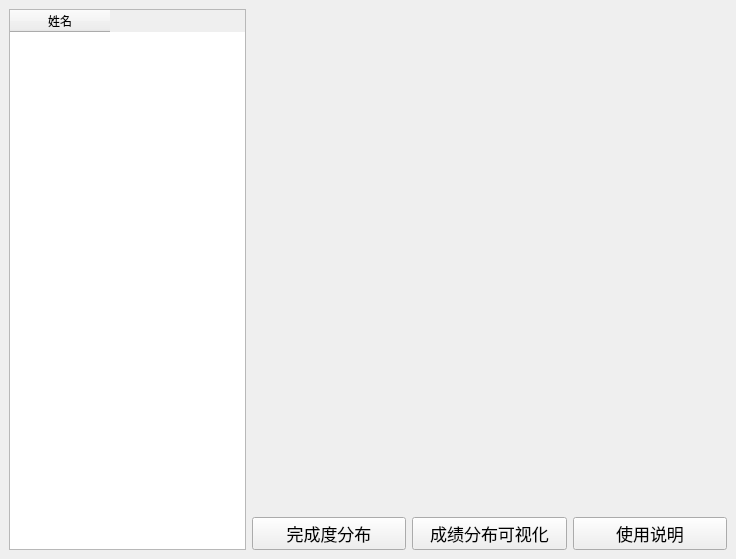
<?xml version="1.0" encoding="UTF-8"?>
<ui version="4.0">
 <class>Grade</class>
 <widget class="QMainWindow" name="Grade">
  <property name="enabled">
   <bool>true</bool>
  </property>
  <property name="geometry">
   <rect>
    <x>0</x>
    <y>0</y>
    <width>736</width>
    <height>559</height>
   </rect>
  </property>
  <property name="windowTitle">
   <string>CEESS-成绩分析</string>
  </property>
  <widget class="QWidget" name="centralwidget">
   <layout class="QHBoxLayout" name="horizontalLayout">
    <item>
     <layout class="QHBoxLayout" name="horizontalLayout_2" stretch="1,2">
      <item>
       <widget class="QTableWidget" name="gradeTableWidget">
        <column>
         <property name="text">
          <string>姓名</string>
         </property>
        </column>
       </widget>
      </item>
      <item>
       <layout class="QVBoxLayout" name="verticalLayout">
        <item>
         <widget class="QStackedWidget" name="stages">
          <property name="currentIndex">
           <number>0</number>
          </property>
          <widget class="QWidget" name="completion"/>
          <widget class="QWidget" name="grade"/>
         </widget>
        </item>
        <item>
         <layout class="QHBoxLayout" name="horizontalLayout_4">
          <item>
           <widget class="QPushButton" name="btnCompletion">
            <property name="font">
             <font>
              <pointsize>13</pointsize>
             </font>
            </property>
            <property name="text">
             <string>完成度分布</string>
            </property>
           </widget>
          </item>
          <item>
           <widget class="QPushButton" name="btnGrade">
            <property name="font">
             <font>
              <pointsize>13</pointsize>
             </font>
            </property>
            <property name="text">
             <string>成绩分布可视化</string>
            </property>
           </widget>
          </item>
          <item>
           <widget class="QPushButton" name="btnHelp">
            <property name="font">
             <font>
              <pointsize>13</pointsize>
             </font>
            </property>
            <property name="text">
             <string>使用说明</string>
            </property>
           </widget>
          </item>
         </layout>
        </item>
       </layout>
      </item>
     </layout>
    </item>
   </layout>
  </widget>
 </widget>
 <resources/>
 <connections/>
</ui>
